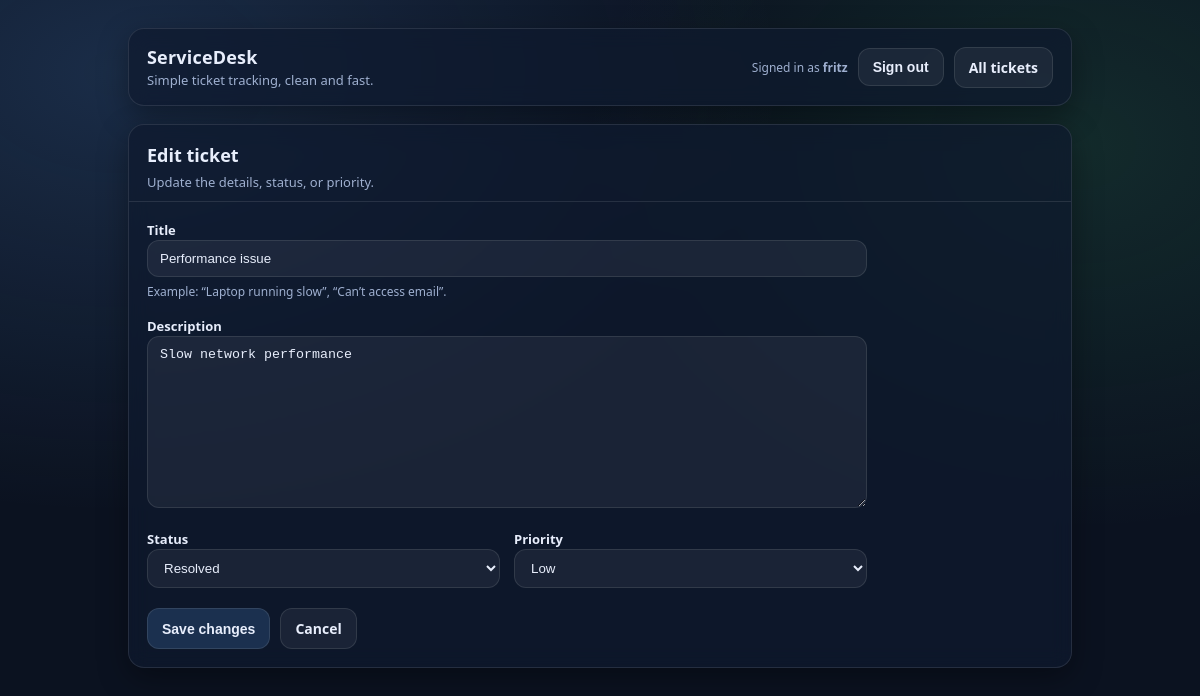
Screenshot of /tickets/3/edit/ (signed in) with the database file from the repository.
### tickets/models.py (models this page shows, shortened)
class Ticket(models.Model):
    class Status(models.TextChoices):
        OPEN = "OPEN", "Open"
        IN_PROGRESS = "IN_PROGRESS", "In progress"
        RESOLVED = "RESOLVED", "Resolved"
        CLOSED = "CLOSED", "Closed"
    class Priority(models.TextChoices):
        LOW = "LOW", "Low"
        MEDIUM = "MEDIUM", "Medium"
        HIGH = "HIGH", "High"
        URGENT = "URGENT", "Urgent"
    title = models.CharField(max_length=200)
    description = models.TextField(blank=True)
    status = models.CharField(
        max_length=20,
        choices=Status.choices,
        default=Status.OPEN,
    )
    priority = models.CharField(
        max_length=10,
        choices=Priority.choices,
        default=Priority.MEDIUM,
    )
    owner = models.ForeignKey(
        settings.AUTH_USER_MODEL,
        on_delete=models.CASCADE,
        related_name="tickets",
        null=True,
        blank=True,
    )
    created_at = models.DateTimeField(auto_now_add=True)
    updated_at = models.DateTimeField(auto_now=True)

### tickets/views.py (the view)
# urls.py: path("tickets/<int:ticket_id>/edit/", ticket_update, name="ticket_update"),
@login_required
def ticket_update(request, ticket_id):
    ticket = get_object_or_404(Ticket, id=ticket_id)
    if ticket.owner != request.user and not request.user.is_staff:
        return HttpResponseForbidden("You do not have permission to edit this ticket.")
    if request.method == "POST":
        form = TicketForm(request.POST, instance=ticket)
        if form.is_valid():
            form.save()
            return redirect("ticket_detail", ticket_id=ticket.id)
    else:
        form = TicketForm(instance=ticket)
    return render(
        request,
        "tickets/ticket_form.html",
        {"form": form, "ticket": ticket, "mode": "edit"},
    )

### tickets/forms.py
class TicketForm(forms.ModelForm):
    class Meta:
        model = Ticket
        fields = ["title", "description", "status", "priority"]

### tickets/templates/tickets/ticket_form.html (shortened to what this page needs)
{% extends "tickets/base.html" %}
{% block topbar_actions %}
  <a class="btn" href="/tickets/">All tickets</a>
{% endblock %}
{% block content %}
  <div class="card">
    <div class="card-header">
      {% if mode == "edit" %}
        <h2>Edit ticket</h2>
        <div class="sub">Update the details, status, or priority.</div>
      {% else %}
        <h2>Create ticket</h2>
        <div class="sub">Keep it simple. Clear title, helpful description.</div>
      {% endif %}
    </div>
    <div class="card-body">
      <form method="post" class="form-grid">
        <div>
          <label for="{{ form.title.id_for_label }}">Title</label>
          {{ form.title }}
          <div class="help">Example: “Laptop running slow”, “Can’t access email”.</div>
        </div>
        <div>
          <label for="{{ form.description.id_for_label }}">Description</label>
          {{ form.description }}
        </div>
        <div style="display:grid; grid-template-columns: 1fr 1fr; gap: 14px;">
          <div>
            <label for="{{ form.status.id_for_label }}">Status</label>
            {{ form.status }}
          </div>
          <div>
            <label for="{{ form.priority.id_for_label }}">Priority</label>
            {{ form.priority }}
          </div>
        </div>
        <div class="actions">
          {% if mode == "edit" %}
            <button class="btn primary" type="submit">Save changes</button>
          {% else %}
            <button class="btn primary" type="submit">Create ticket</button>
          {% endif %}
          <a class="btn" href="/tickets/">Cancel</a>
        </div>
      </form>
    </div>
  </div>
{% endblock %}

### tickets/templates/tickets/base.html (shortened to what this page needs)
<!doctype html>
<html lang="en">
  <head>
  </head>
  <body>
    <div class="container">
      <div class="topbar">
        <div class="brand">
          <h1>ServiceDesk</h1>
          <p>Simple ticket tracking, clean and fast.</p>
        </div>
        <div>
          <div style="display:flex; gap:10px; align-items:center; flex-wrap:wrap; justify-content:flex-end;">
            {% if user.is_authenticated %}
              <span class="small">Signed in as <strong>{{ user.username }}</strong></span>
               <form method="post" action="/accounts/logout/" style="margin:0;">
                 <button class="btn" type="submit">Sign out</button>
               </form>
            {% else %}
              <a class="btn" href="/accounts/login/">Sign in</a>
            {% endif %}
            {% block topbar_actions %}{% endblock %}
          </div>
        </div>
      </div>
      {% block content %}{% endblock %}
    </div>
  </body>
</html>

### tickets/templates/tickets/base.html (style rules this page uses)
:root { --bg: #0b1220; --card: #0f1a2e; --muted: #9fb0d0; --text: #e8eefc; --border: rgba(255,255,255,.10); --shadow: 0 10px 30px rgba(0,0,0,.35); --radius: 16px; --good: rgba(74,222,128,.18); --warn: rgba(251,191,36,.18); --bad: rgba(248,113,113,.18); --info: rgba(96,165,250,.18); }
* { box-sizing: border-box; }
body { margin:0; font-family: ui-sans-serif, system-ui, -apple-system, Segoe UI, Roboto, Helvetica, Arial; background: radial-gradient(1200px 800px at 10% 10%, rgba(96,165,250,.18), transparent 55%), radial-gradient(900px 700px at 90% 20%, rgba(74,222,128,.12), transparent 55%), var(--bg); color: var(--text); }
a { color: inherit; text-decoration: none; }
.container { max-width: 980px; margin: 0 auto; padding: 28px 18px 60px; }
.topbar { display:flex; align-items:center; justify-content: space-between; gap: 12px; padding: 16px 18px; border: 1px solid var(--border); border-radius: var(--radius); background: rgba(15,26,46,.72); box-shadow: var(--shadow); backdrop-filter: blur(10px); }
.brand { display:flex; flex-direction: column; gap: 2px; }
.brand h1 { margin:0; font-size: 18px; letter-spacing: .2px; }
.brand p { margin:0; color: var(--muted); font-size: 13px; }
.btn { display:inline-flex; align-items:center; gap: 8px; padding: 10px 14px; border-radius: 12px; border: 1px solid var(--border); background: rgba(255,255,255,.06); color: var(--text); cursor:pointer; font-weight: 600; font-size: 14px; }
.btn.primary { background: rgba(96,165,250,.18); }
.card { margin-top: 18px; border: 1px solid var(--border); border-radius: var(--radius); background: rgba(15,26,46,.72); box-shadow: var(--shadow); backdrop-filter: blur(10px); overflow:hidden; }
.card-header { padding: 18px 18px 10px; border-bottom: 1px solid var(--border); }
.card-header h2 { margin:0; font-size: 18px; }
.card-header .sub { margin-top: 6px; color: var(--muted); font-size: 13px; }
.card-body { padding: 16px 18px 18px; }
.form-grid { display:grid; gap: 14px; max-width: 720px; }
label { font-weight: 700; font-size: 13px; }
input, textarea, select { width:100%; padding: 10px 12px; border-radius: 12px; border: 1px solid var(--border); background: rgba(255,255,255,.06); color: var(--text); outline: none; }
textarea { min-height: 140px; resize: vertical; }
.help { color: var(--muted); font-size: 12px; margin-top: 6px; }
.actions { display:flex; gap: 10px; margin-top: 6px; flex-wrap: wrap; }
.small { color: var(--muted); font-size: 12px; }

### rows the page displays
Ticket: title "Performance issue", description "Slow network performance", status "Resolved", priority "Low"

### other values shown
{{ user.username }} "fritz"
